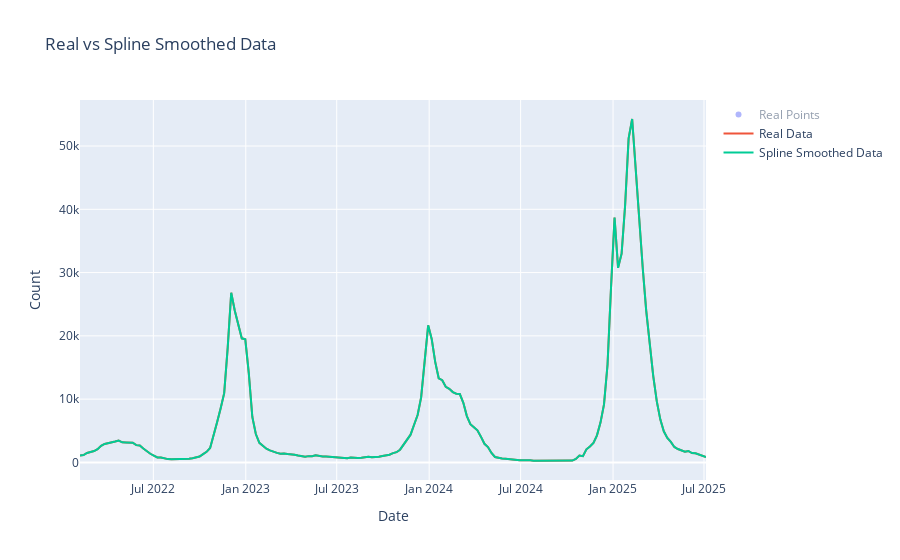

Here is the notebook cell this chart was saved with:
### Code cell
fig = go.Figure()
fig.add_trace(go.Scatter(x = X, y = y, mode = "markers", name = "Real Points"))
fig.add_trace(go.Scatter(x = X, y = y, mode = "lines", name = "Real Data"))
fig.add_trace(go.Scatter(x = spline_df.index, y = spline_df["value"], mode = "lines", name = "Spline Smoothed Data"))
fig.update_layout(title = "Real vs Spline Smoothed Data", xaxis_title = "Date", yaxis_title = "Count", hovermode = "x")
fig.show()

### Figure 1 — Plotly figure (JSON) as saved in the notebook; plotly's stock layout.template omitted (floating-point values rounded to 4 significant figures; data arrays with more than 128 entries replaced by an {"elided": "..."} marker saying what was removed)
{"data": [{"mode": "markers", "name": "Real Points", "type": "scatter", "visible": "legendonly", "x": {"elided": "179 str values"}, "y": {"elided": "179 int values"}}, {"mode": "lines", "name": "Real Data", "type": "scatter", "visible": true, "x": {"elided": "179 str values"}, "y": {"elided": "179 int values"}}, {"mode": "lines", "name": "Spline Smoothed Data", "type": "scatter", "visible": true, "x": {"elided": "179 str values"}, "y": {"elided": "179 int values"}}], "layout": {"autosize": true, "hovermode": "x", "title": {"text": "Real vs Spline Smoothed Data"}, "xaxis": {"autorange": true, "range": ["2022-02-05", "2025-07-05"], "title": {"text": "Date"}, "type": "date"}, "yaxis": {"autorange": true, "range": [-2780.0, 57270.0], "title": {"text": "Count"}, "type": "linear"}}}
